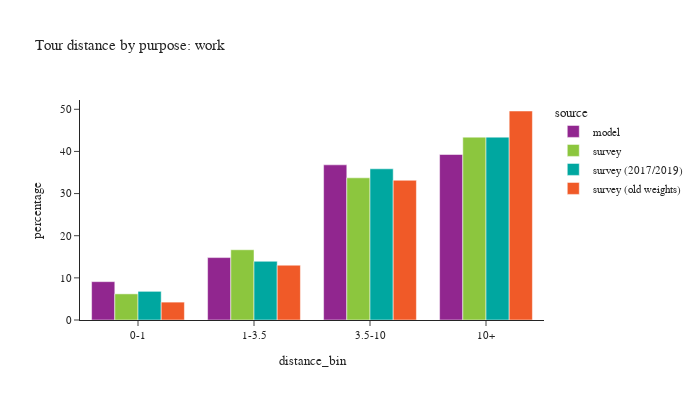

Notebook code for this chart:
### Code cell
plot_bins(tour, tour['pdpurp'] == 1, 'work')

### Figure 1 — Plotly figure (JSON) as saved in the notebook; plotly's stock layout.template omitted (floating-point values rounded to 4 significant figures)
{"data": [{"alignmentgroup": "True", "customdata": [[70428], [114608], [284952], [303910]], "hovertemplate": "source=model<br>distance_bin=%{x}<br>percentage=%{y}<br>sample count=%{customdata[0]}<extra></extra>", "legendgroup": "model", "marker": {"color": "#91268F", "pattern": {"shape": ""}}, "name": "model", "offsetgroup": "model", "orientation": "v", "showlegend": true, "textposition": "auto", "type": "bar", "x": ["0-1", "1-3.5", "3.5-10", "10+"], "xaxis": "x", "y": [9.1, 14.81, 36.82, 39.27], "yaxis": "y"}, {"alignmentgroup": "True", "customdata": [[306], [573], [852], [845]], "hovertemplate": "source=survey<br>distance_bin=%{x}<br>percentage=%{y}<br>sample count=%{customdata[0]}<extra></extra>", "legendgroup": "survey", "marker": {"color": "#8CC63E", "pattern": {"shape": ""}}, "name": "survey", "offsetgroup": "survey", "orientation": "v", "showlegend": true, "textposition": "auto", "type": "bar", "x": ["0-1", "1-3.5", "3.5-10", "10+"], "xaxis": "x", "y": [6.202, 16.67, 33.74, 43.39], "yaxis": "y"}, {"alignmentgroup": "True", "customdata": [[294], [551], [835], [788]], "hovertemplate": "source=survey (2017/2019)<br>distance_bin=%{x}<br>percentage=%{y}<br>sample count=%{customdata[0]}<extra></extra>", "legendgroup": "survey (2017/2019)", "marker": {"color": "#00A7A0", "pattern": {"shape": ""}}, "name": "survey (2017/2019)", "offsetgroup": "survey (2017/2019)", "orientation": "v", "showlegend": true, "textposition": "auto", "type": "bar", "x": ["0-1", "1-3.5", "3.5-10", "10+"], "xaxis": "x", "y": [6.802, 13.93, 35.88, 43.39], "yaxis": "y"}, {"alignmentgroup": "True", "customdata": [[925], [2089], [2872], [2498]], "hovertemplate": "source=survey (old weights)<br>distance_bin=%{x}<br>percentage=%{y}<br>sample count=%{customdata[0]}<extra></extra>", "legendgroup": "survey (old weights)", "marker": {"color": "#F05A28", "pattern": {"shape": ""}}, "name": "survey (old weights)", "offsetgroup": "survey (old weights)", "orientation": "v", "showlegend": true, "textposition": "auto", "type": "bar", "x": ["0-1", "1-3.5", "3.5-10", "10+"], "xaxis": "x", "y": [4.244, 13.01, 33.16, 49.59], "yaxis": "y"}], "layout": {"barmode": "group", "font": {"size": 11}, "height": 400, "legend": {"title": {"text": "source"}, "tracegroupgap": 0}, "title": {"text": "Tour distance by purpose: work"}, "width": 700, "xaxis": {"anchor": "y", "domain": [0.0, 1.0], "title": {"text": "distance_bin"}}, "yaxis": {"anchor": "x", "domain": [0.0, 1.0], "title": {"text": "percentage"}}}}
